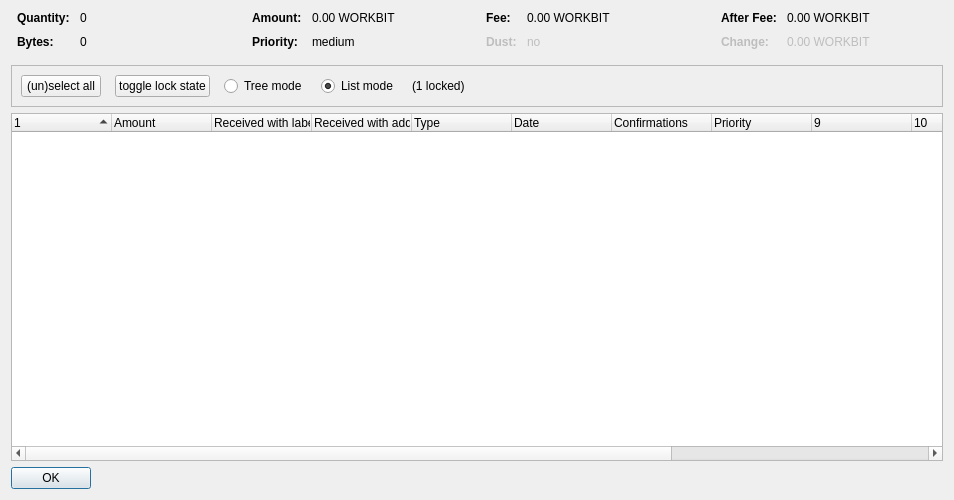
<?xml version="1.0" encoding="UTF-8"?>
<ui version="4.0">
 <class>CoinControlDialog</class>
 <widget class="QDialog" name="CoinControlDialog">
  <property name="geometry">
   <rect>
    <x>0</x>
    <y>0</y>
    <width>954</width>
    <height>500</height>
   </rect>
  </property>
  <property name="windowTitle">
   <string>Coin Selection</string>
  </property>
  <layout class="QVBoxLayout" name="verticalLayout">
   <item>
    <layout class="QHBoxLayout" name="horizontalLayoutTop" stretch="0,0,0,0">
     <property name="topMargin">
      <number>0</number>
     </property>
     <property name="bottomMargin">
      <number>10</number>
     </property>
     <item>
      <layout class="QFormLayout" name="formLayoutCoinControl1">
       <property name="horizontalSpacing">
        <number>10</number>
       </property>
       <property name="verticalSpacing">
        <number>10</number>
       </property>
       <property name="leftMargin">
        <number>6</number>
       </property>
       <property name="rightMargin">
        <number>6</number>
       </property>
       <item row="0" column="0">
        <widget class="QLabel" name="labelCoinControlQuantityText">
         <property name="font">
          <font>
           <weight>75</weight>
           <bold>true</bold>
          </font>
         </property>
         <property name="text">
          <string>Quantity:</string>
         </property>
        </widget>
       </item>
       <item row="0" column="1">
        <widget class="QLabel" name="labelCoinControlQuantity">
         <property name="cursor">
          <cursorShape>IBeamCursor</cursorShape>
         </property>
         <property name="contextMenuPolicy">
          <enum>Qt::ActionsContextMenu</enum>
         </property>
         <property name="text">
          <string notr="true">0</string>
         </property>
         <property name="textInteractionFlags">
          <set>Qt::LinksAccessibleByMouse|Qt::TextSelectableByKeyboard|Qt::TextSelectableByMouse</set>
         </property>
        </widget>
       </item>
       <item row="1" column="0">
        <widget class="QLabel" name="labelCoinControlBytesText">
         <property name="font">
          <font>
           <weight>75</weight>
           <bold>true</bold>
          </font>
         </property>
         <property name="text">
          <string>Bytes:</string>
         </property>
        </widget>
       </item>
       <item row="1" column="1">
        <widget class="QLabel" name="labelCoinControlBytes">
         <property name="cursor">
          <cursorShape>IBeamCursor</cursorShape>
         </property>
         <property name="contextMenuPolicy">
          <enum>Qt::ActionsContextMenu</enum>
         </property>
         <property name="text">
          <string notr="true">0</string>
         </property>
         <property name="textInteractionFlags">
          <set>Qt::LinksAccessibleByMouse|Qt::TextSelectableByKeyboard|Qt::TextSelectableByMouse</set>
         </property>
        </widget>
       </item>
      </layout>
     </item>
     <item>
      <layout class="QFormLayout" name="formLayoutCoinControl2">
       <property name="horizontalSpacing">
        <number>10</number>
       </property>
       <property name="verticalSpacing">
        <number>10</number>
       </property>
       <property name="leftMargin">
        <number>6</number>
       </property>
       <property name="rightMargin">
        <number>6</number>
       </property>
       <item row="0" column="0">
        <widget class="QLabel" name="labelCoinControlAmountText">
         <property name="font">
          <font>
           <weight>75</weight>
           <bold>true</bold>
          </font>
         </property>
         <property name="text">
          <string>Amount:</string>
         </property>
        </widget>
       </item>
       <item row="0" column="1">
        <widget class="QLabel" name="labelCoinControlAmount">
         <property name="cursor">
          <cursorShape>IBeamCursor</cursorShape>
         </property>
         <property name="contextMenuPolicy">
          <enum>Qt::ActionsContextMenu</enum>
         </property>
         <property name="text">
          <string notr="true">0.00 WORKBIT</string>
         </property>
         <property name="textInteractionFlags">
          <set>Qt::LinksAccessibleByMouse|Qt::TextSelectableByKeyboard|Qt::TextSelectableByMouse</set>
         </property>
        </widget>
       </item>
       <item row="1" column="0">
        <widget class="QLabel" name="labelCoinControlPriorityText">
         <property name="font">
          <font>
           <weight>75</weight>
           <bold>true</bold>
          </font>
         </property>
         <property name="text">
          <string>Priority:</string>
         </property>
        </widget>
       </item>
       <item row="1" column="1">
        <widget class="QLabel" name="labelCoinControlPriority">
         <property name="cursor">
          <cursorShape>IBeamCursor</cursorShape>
         </property>
         <property name="contextMenuPolicy">
          <enum>Qt::ActionsContextMenu</enum>
         </property>
         <property name="text">
          <string>medium</string>
         </property>
         <property name="textInteractionFlags">
          <set>Qt::LinksAccessibleByMouse|Qt::TextSelectableByKeyboard|Qt::TextSelectableByMouse</set>
         </property>
        </widget>
       </item>
      </layout>
     </item>
     <item>
      <layout class="QFormLayout" name="formLayoutCoinControl3">
       <property name="horizontalSpacing">
        <number>10</number>
       </property>
       <property name="verticalSpacing">
        <number>10</number>
       </property>
       <property name="leftMargin">
        <number>6</number>
       </property>
       <property name="rightMargin">
        <number>6</number>
       </property>
       <item row="0" column="0">
        <widget class="QLabel" name="labelCoinControlFeeText">
         <property name="font">
          <font>
           <weight>75</weight>
           <bold>true</bold>
          </font>
         </property>
         <property name="text">
          <string>Fee:</string>
         </property>
        </widget>
       </item>
       <item row="0" column="1">
        <widget class="QLabel" name="labelCoinControlFee">
         <property name="cursor">
          <cursorShape>IBeamCursor</cursorShape>
         </property>
         <property name="contextMenuPolicy">
          <enum>Qt::ActionsContextMenu</enum>
         </property>
         <property name="text">
          <string notr="true">0.00 WORKBIT</string>
         </property>
         <property name="textInteractionFlags">
          <set>Qt::LinksAccessibleByMouse|Qt::TextSelectableByKeyboard|Qt::TextSelectableByMouse</set>
         </property>
        </widget>
       </item>
       <item row="1" column="0">
        <widget class="QLabel" name="labelCoinControlLowOutputText">
         <property name="enabled">
          <bool>false</bool>
         </property>
         <property name="font">
          <font>
           <weight>75</weight>
           <bold>true</bold>
          </font>
         </property>
         <property name="text">
          <string>Dust:</string>
         </property>
        </widget>
       </item>
       <item row="1" column="1">
        <widget class="QLabel" name="labelCoinControlLowOutput">
         <property name="enabled">
          <bool>false</bool>
         </property>
         <property name="cursor">
          <cursorShape>IBeamCursor</cursorShape>
         </property>
         <property name="contextMenuPolicy">
          <enum>Qt::ActionsContextMenu</enum>
         </property>
         <property name="text">
          <string>no</string>
         </property>
         <property name="textInteractionFlags">
          <set>Qt::LinksAccessibleByMouse|Qt::TextSelectableByKeyboard|Qt::TextSelectableByMouse</set>
         </property>
        </widget>
       </item>
      </layout>
     </item>
     <item>
      <layout class="QFormLayout" name="formLayoutCoinControl4">
       <property name="horizontalSpacing">
        <number>10</number>
       </property>
       <property name="verticalSpacing">
        <number>10</number>
       </property>
       <property name="leftMargin">
        <number>6</number>
       </property>
       <property name="rightMargin">
        <number>6</number>
       </property>
       <item row="0" column="0">
        <widget class="QLabel" name="labelCoinControlAfterFeeText">
         <property name="font">
          <font>
           <weight>75</weight>
           <bold>true</bold>
          </font>
         </property>
         <property name="text">
          <string>After Fee:</string>
         </property>
        </widget>
       </item>
       <item row="0" column="1">
        <widget class="QLabel" name="labelCoinControlAfterFee">
         <property name="cursor">
          <cursorShape>IBeamCursor</cursorShape>
         </property>
         <property name="contextMenuPolicy">
          <enum>Qt::ActionsContextMenu</enum>
         </property>
         <property name="text">
          <string notr="true">0.00 WORKBIT</string>
         </property>
         <property name="textInteractionFlags">
          <set>Qt::LinksAccessibleByMouse|Qt::TextSelectableByKeyboard|Qt::TextSelectableByMouse</set>
         </property>
        </widget>
       </item>
       <item row="1" column="0">
        <widget class="QLabel" name="labelCoinControlChangeText">
         <property name="enabled">
          <bool>false</bool>
         </property>
         <property name="font">
          <font>
           <weight>75</weight>
           <bold>true</bold>
          </font>
         </property>
         <property name="text">
          <string>Change:</string>
         </property>
        </widget>
       </item>
       <item row="1" column="1">
        <widget class="QLabel" name="labelCoinControlChange">
         <property name="enabled">
          <bool>false</bool>
         </property>
         <property name="cursor">
          <cursorShape>IBeamCursor</cursorShape>
         </property>
         <property name="contextMenuPolicy">
          <enum>Qt::ActionsContextMenu</enum>
         </property>
         <property name="text">
          <string notr="true">0.00 WORKBIT</string>
         </property>
         <property name="textInteractionFlags">
          <set>Qt::LinksAccessibleByMouse|Qt::TextSelectableByKeyboard|Qt::TextSelectableByMouse</set>
         </property>
        </widget>
       </item>
      </layout>
     </item>
    </layout>
   </item>
   <item>
    <widget class="QFrame" name="frame">
     <property name="minimumSize">
      <size>
       <width>0</width>
       <height>40</height>
      </size>
     </property>
     <property name="frameShape">
      <enum>QFrame::StyledPanel</enum>
     </property>
     <property name="frameShadow">
      <enum>QFrame::Sunken</enum>
     </property>
     <layout class="QHBoxLayout" name="horizontalLayout">
      <item>
       <layout class="QHBoxLayout" name="horizontalLayoutPanel" stretch="0,0,0,0,0,0">
        <property name="spacing">
         <number>14</number>
        </property>
        <item>
         <widget class="QPushButton" name="pushButtonSelectAll">
          <property name="sizePolicy">
           <sizepolicy hsizetype="Maximum" vsizetype="Fixed">
            <horstretch>0</horstretch>
            <verstretch>0</verstretch>
           </sizepolicy>
          </property>
          <property name="text">
           <string>(un)select all</string>
          </property>
          <property name="autoDefault">
           <bool>false</bool>
          </property>
         </widget>
        </item>
        <item>
         <widget class="QPushButton" name="pushButtonToggleLock">
          <property name="sizePolicy">
           <sizepolicy hsizetype="Maximum" vsizetype="Fixed">
            <horstretch>0</horstretch>
            <verstretch>0</verstretch>
           </sizepolicy>
          </property>
          <property name="text">
           <string>toggle lock state</string>
          </property>
          <property name="autoDefault">
           <bool>false</bool>
          </property>
         </widget>
        </item>
        <item>
         <widget class="QRadioButton" name="radioTreeMode">
          <property name="sizePolicy">
           <sizepolicy hsizetype="Maximum" vsizetype="Fixed">
            <horstretch>0</horstretch>
            <verstretch>0</verstretch>
           </sizepolicy>
          </property>
          <property name="text">
           <string>Tree mode</string>
          </property>
         </widget>
        </item>
        <item>
         <widget class="QRadioButton" name="radioListMode">
          <property name="sizePolicy">
           <sizepolicy hsizetype="Maximum" vsizetype="Fixed">
            <horstretch>0</horstretch>
            <verstretch>0</verstretch>
           </sizepolicy>
          </property>
          <property name="text">
           <string>List mode</string>
          </property>
          <property name="checked">
           <bool>true</bool>
          </property>
         </widget>
        </item>
        <item>
         <widget class="QLabel" name="labelLocked">
          <property name="text">
           <string>(1 locked)</string>
          </property>
         </widget>
        </item>
        <item>
         <spacer name="horizontalSpacer">
          <property name="orientation">
           <enum>Qt::Horizontal</enum>
          </property>
          <property name="sizeHint" stdset="0">
           <size>
            <width>40</width>
            <height>20</height>
           </size>
          </property>
         </spacer>
        </item>
       </layout>
      </item>
     </layout>
    </widget>
   </item>
   <item>
    <widget class="CoinControlTreeWidget" name="treeWidget">
     <property name="contextMenuPolicy">
      <enum>Qt::CustomContextMenu</enum>
     </property>
     <property name="sortingEnabled">
      <bool>false</bool>
     </property>
     <property name="columnCount">
      <number>13</number>
     </property>
     <attribute name="headerShowSortIndicator" stdset="0">
      <bool>true</bool>
     </attribute>
     <attribute name="headerStretchLastSection">
      <bool>false</bool>
     </attribute>
     <column>
      <property name="text">
       <string/>
      </property>
     </column>
     <column>
      <property name="text">
       <string>Amount</string>
      </property>
     </column>
     <column>
      <property name="text">
       <string>Received with label</string>
      </property>
     </column>
     <column>
      <property name="text">
       <string>Received with address</string>
      </property>
     </column>
     <column>
      <property name="text">
	<string>Type</string>
      </property>
     </column>
     <column>
      <property name="text">	 
       <string>Date</string>
      </property>
     </column>
     <column>
      <property name="text">
       <string>Confirmations</string>
      </property>
      <property name="toolTip">
       <string>Confirmed</string>
      </property>
     </column>
     <column>
      <property name="text">
       <string>Priority</string>
      </property>
     </column>
     <column>
      <property name="text">
       <string/>
      </property>
     </column>
     <column>
      <property name="text">
       <string/>
      </property>
     </column>
     <column>
      <property name="text">
       <string/>
      </property>
     </column>
     <column>
      <property name="text">
       <string/>
      </property>
     </column>
     <column>
      <property name="text">
       <string/>
      </property>
     </column>
    </widget>
   </item>
   <item>
    <widget class="QDialogButtonBox" name="buttonBox">
     <property name="sizePolicy">
      <sizepolicy hsizetype="Maximum" vsizetype="Fixed">
       <horstretch>0</horstretch>
       <verstretch>0</verstretch>
      </sizepolicy>
     </property>
     <property name="orientation">
      <enum>Qt::Horizontal</enum>
     </property>
     <property name="standardButtons">
      <set>QDialogButtonBox::Ok</set>
     </property>
    </widget>
   </item>
  </layout>
 </widget>
 <customwidgets>
  <customwidget>
   <class>CoinControlTreeWidget</class>
   <extends>QTreeWidget</extends>
   <header>coincontroltreewidget.h</header>
  </customwidget>
 </customwidgets>
 <resources/>
 <connections/>
</ui>
